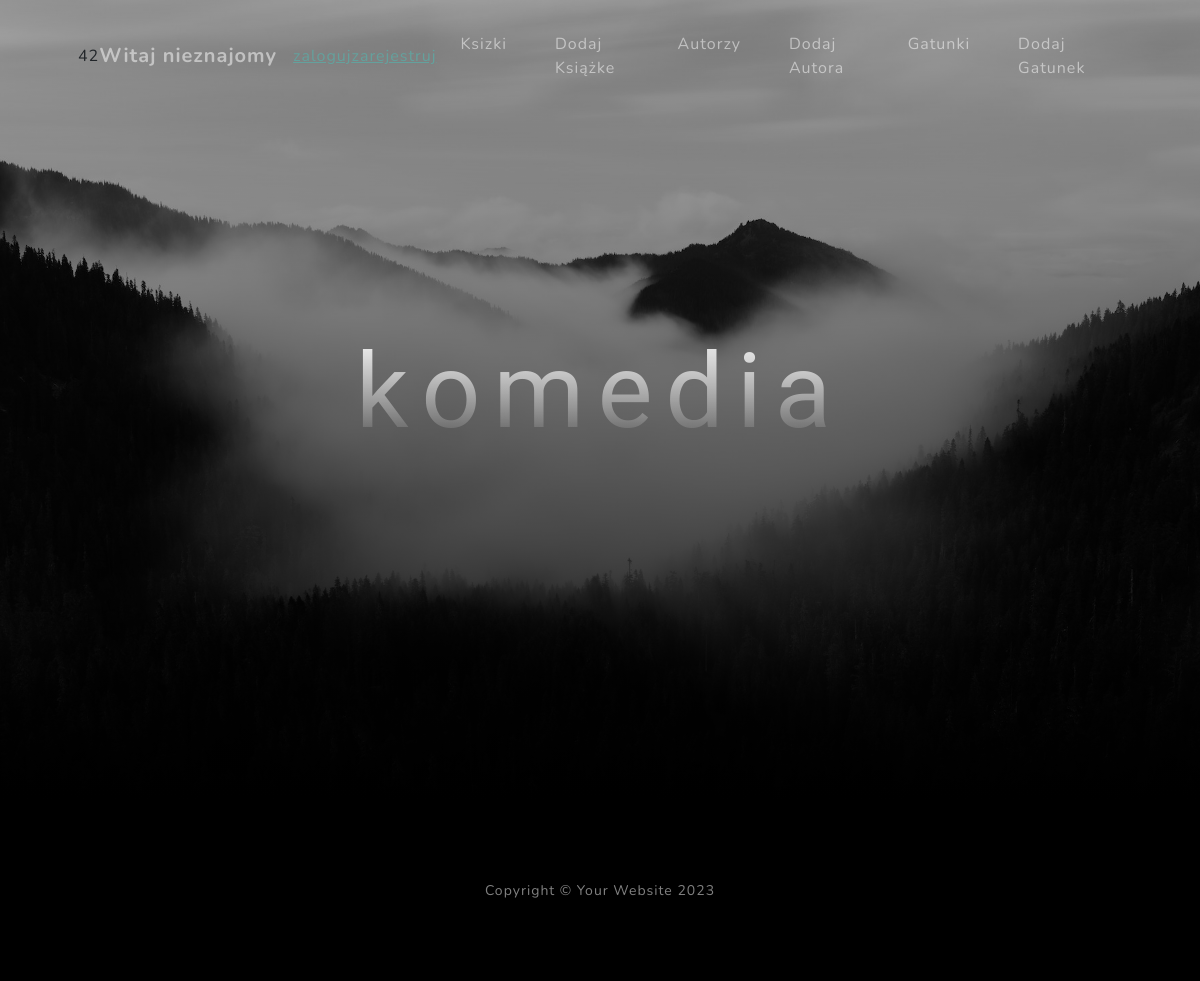
Page /detailGenre/2/ on the earlier database version.
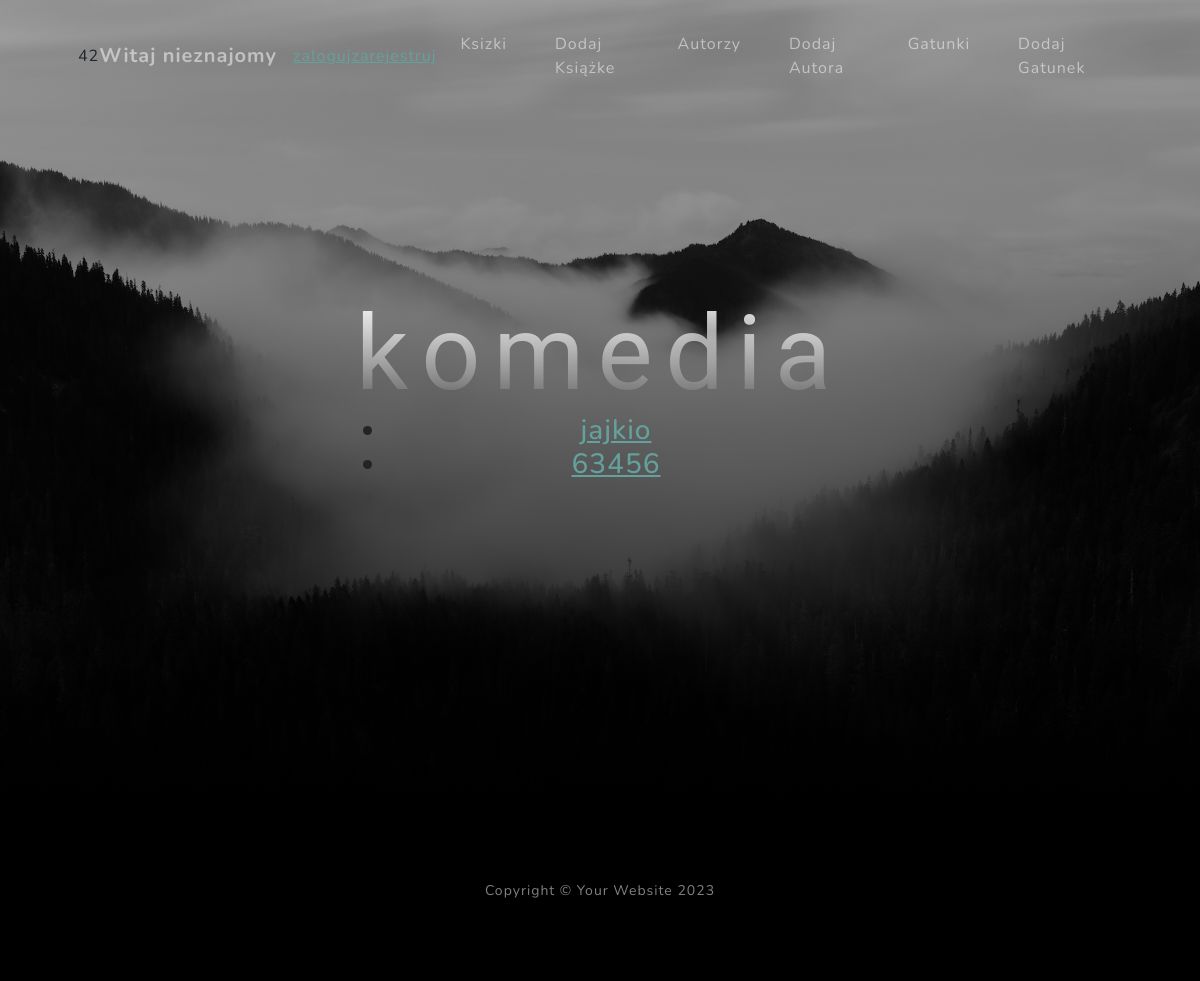
Same page on the later database version.
### polka/models.py (models this page shows)
class Book(models.Model):
    title = models.CharField(max_length=50)
    authors = models.ForeignKey(Author, on_delete=models.CASCADE)
    genres = models.ManyToManyField(Genre)
    def get_absolute_url(self):
        return reverse('detail_book', args=(self.id,))
    def __str__(self):
        return self.title

### polka/views.py (the view)
# urls.py: path('detailGenre/<int:pk>/', views.DetailGenreView.as_view(), name='detail_genre'),
class DetailGenreView(View):
    def get(self, request, pk):
        genre = Genre.objects.get(pk=pk)
        return render(request, 'detail_genre_view.html', {'genre': genre})

### polka/context_processor.py (called while the page is built)
def jajkon(request):
    return {'xxx':randint(1,100)}

### polka/models.py (called while the page is built)
    def __str__(self):
        return self.name

### templates/detail_genre_view.html
{% extends 'index.html' %}
{% block zawartosc %}
    <h1>{{ genre }}</h1>
    <h3>
    {% include 'list.html' with object_list=genre.book_set.all %}
    </h3>
{% endblock %}

### templates/list.html
<ul>
    {% for obj in object_list %}
        <li><a href="{{ obj.get_absolute_url }}"> {{ obj }}</a></li>
    {% endfor %}
</ul>

Differences in the rows shown:
added Book: title "jajkio"
added Book: title "63456"
